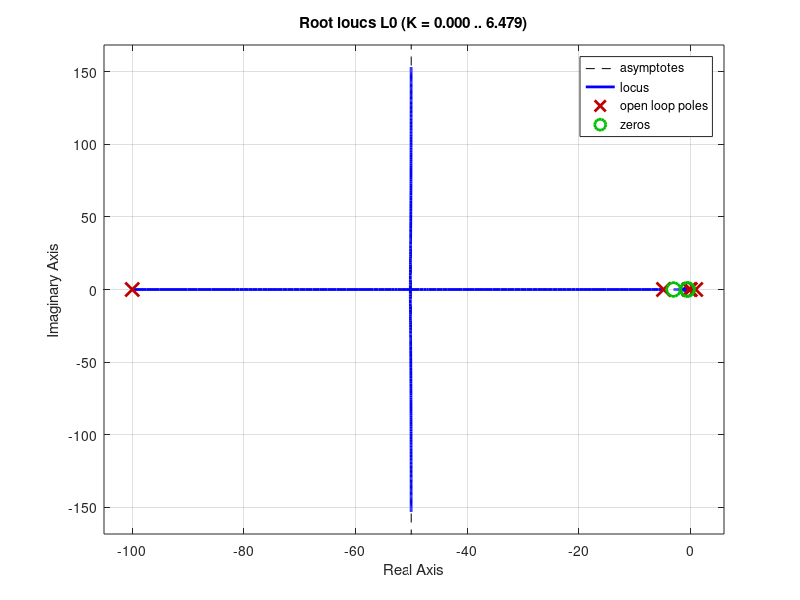
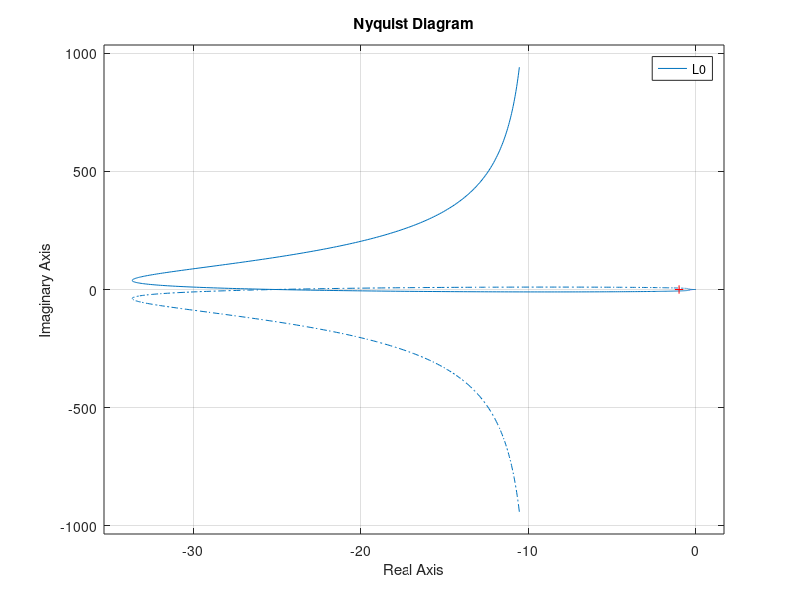
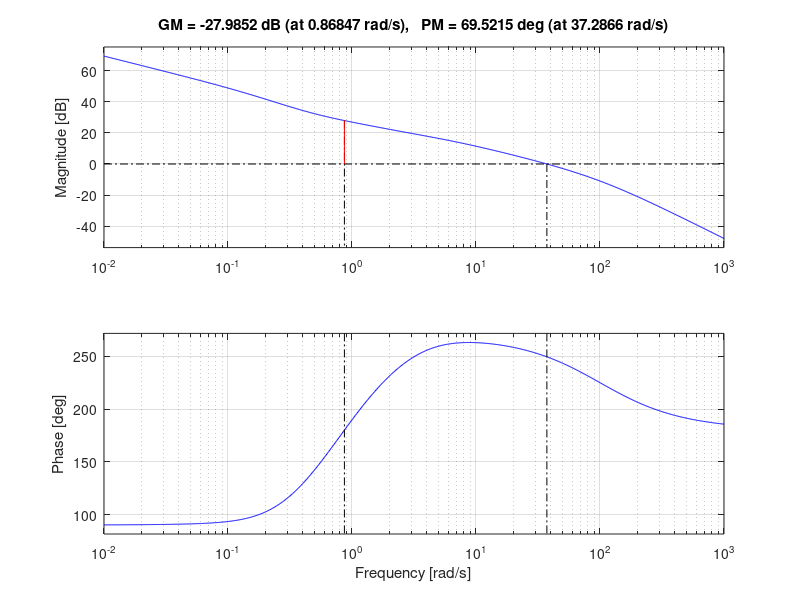
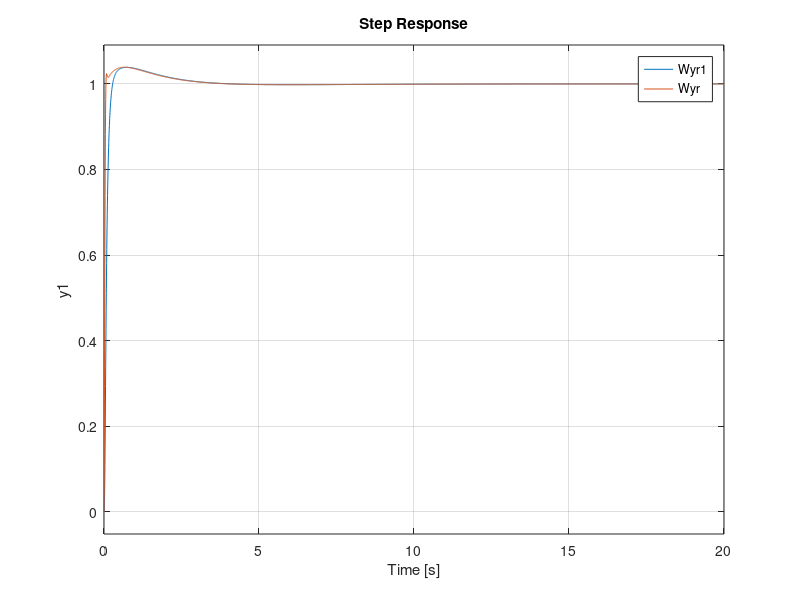

The MATLAB source for these figures, in order:
clc
clear all
close all

%%
%errore nullo a gradino
%stabilità del sistema

s = tf('s');
P = (s+3)/(s^3+4*s^2-4*s-1);

% 1) verifichiamo la stabilità asintotica 
pole (P); % -4.8 , 1 , -0.28 il sistema non e asintoticamente stabile 

% 2) erorre nullo al gradino
C0 = ((s/0.5+1)^2)/(s*(s/100+1)); % grado relativo 0 il controllore e b-proper

% 3) stabilità asintotica 
k = 10;
L0  = k*C0*P;

Wyr= minreal(L0/(1+L0));


 figure(1)
 rlocus(L0);

 figure(2)
 nyquist(L0); % viene compiuto un solo giro intorno a -1 e il numero di poli nel semipiano dx e 1
 % allora possiamo dire che il sistema e asintoticamente stabile 
 figure(3)
 margin(L0)

 figure(4)
 step(Wyr);

%  pole(Wyr) % il sitema a ciclo chiuso e asintoticamente stabile 
%  -50.0956 +38.7508i
%  -50.0956 -38.7508i
%   -2.7424 + 0.0000i
%   -0.6410 + 0.0000i
%   -0.4255 + 0.0000i
 % rendiamo piu smooth il sitema con un filtro segnael 

 tau_fr =0.2/3 % di solito e omega_t/3
 Fr = 1/(1+tau_fr*s);
 Wyr1 = minreal(Fr*L0/(1+L0));
 figure(4)
 step(Wyr1 , Wyr);

 
 



 
